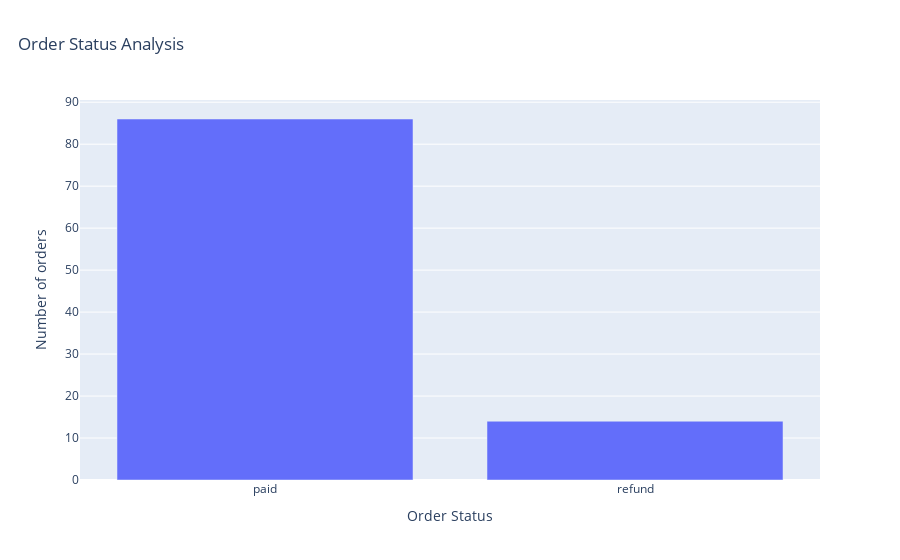

Notebook source saved alongside this figure:
### Code cell
fig=px.bar(orders_info, x="status_clean", y="n" ,title="Order Status Analysis")
fig.update_layout(title={"x":0.02})
fig.update_xaxes(title_text="Order Status")
fig.update_yaxes(title_text="Number of orders")
fig

### Figure 1 — Plotly figure (JSON) as saved in the notebook; plotly's stock layout.template omitted (floating-point values rounded to 4 significant figures)
{"data": [{"hovertemplate": "status_clean=%{x}<br>n=%{y}<extra></extra>", "legendgroup": "", "marker": {"color": "#636efa", "pattern": {"shape": ""}}, "name": "", "orientation": "v", "showlegend": false, "textposition": "auto", "type": "bar", "x": ["paid", "refund"], "xaxis": "x", "y": [86, 14], "yaxis": "y"}], "layout": {"barmode": "relative", "legend": {"tracegroupgap": 0}, "title": {"text": "Order Status Analysis", "x": 0.02}, "xaxis": {"anchor": "y", "domain": [0, 1], "title": {"text": "Order Status"}}, "yaxis": {"anchor": "x", "domain": [0, 1], "title": {"text": "Number of orders"}}}}
